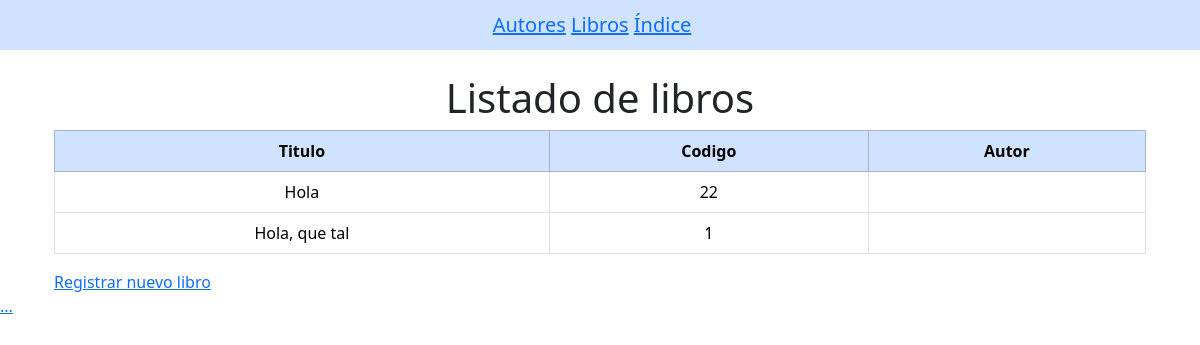
The page /book/ on the database as committed earlier.
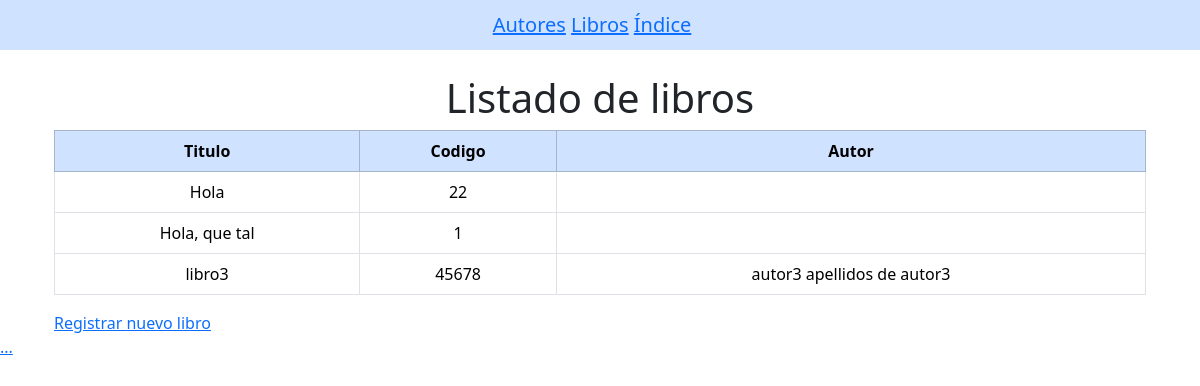
The same page on the database as committed later.
### HolaMundo/models.py (models this page shows)
class Book (models.Model):
    title=models.CharField('Título del libro',max_length=255,unique=True)
    cod=models.CharField('Codigo',max_length=15,unique=True)
    author=models.ManyToManyField(Author)

class Author (models.Model):
    name=models.CharField (verbose_name='Nombre', # etiqueta dentro de la tabla
    max_length= 100,
    default=''
    )
    last_name=models.CharField(verbose_name='Apellido',
    max_length=150,
    default='')
    age=models.PositiveSmallIntegerField (verbose_name='Edad',)
    mail=models.EmailField(verbose_name='email',max_length=150,default='')
    def __str__(self):
        return f'{self.name} {self.last_name}'

### HolaMundo/views.py (the view)
# urls.py: path('book/', views.book),
def book (request):
    book = Book.objects.all()
    return render(request, 'book.html',{'books': book})

### HolaMundo/Templates/book.html (shortened to what this page needs)
<!DOCTYPE html>
<html lang="en">
<head>
    <link href="https://cdn.jsdelivr.net/npm/bootstrap@5.3.2/dist/css/bootstrap.min.css" rel="stylesheet">
    {% extends 'index.html' %}
    {%block content%}
    <div class="container mt-4">
    <h1 class="text-center">Listado de libros</h1>
    <table class="table table-bordered table-hover align-middle">
        <thead class="table-primary text-center">
            <th>Titulo</th>
            <th>Codigo</th>
            <th>Autor</th>
        </thead>
        <tbody>
            {% for bo in books %}
                <tr>
                <td class="text-center">{{ bo.title }} </td>
                <td class="text-center">{{ bo.cod }}</td>
                <td class="text-center">{% for au in bo.author.all %}
                {{au}}
                {% endfor %}
                </td>
                </tr>
            {% endfor %}
        </tbody>
    </table>
    <a href="/crearLibro/">Registrar nuevo libro</a>
    </div>
    {%endblock%}

Rows that differ between the two databases and show on the page:
added Book: title "libro3", cod "45678"
now on this page (row unchanged): Author: name+last_name "autor3 apellidos de autor3"
